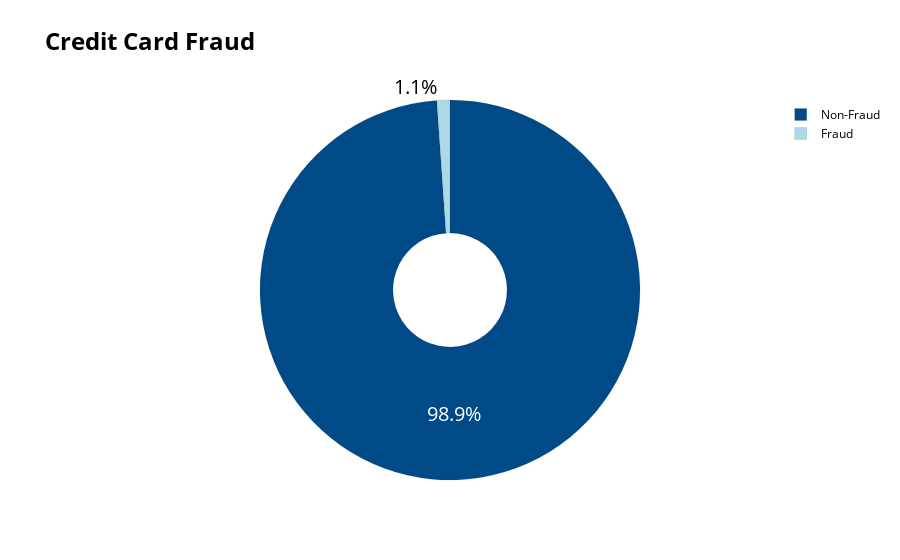

Source (notebook cell):
### Code cell
colors = ['#004B87', 'LightBlue'] 
labels = ['Non-Fraud', 'Fraud']
values = rawData['fraud_bool'].value_counts() / rawData['fraud_bool'].shape[0]
total_normal = rawData[rawData['fraud_bool'] == False].shape[0]
total_fraudulent = rawData[rawData['fraud_bool'] == True].shape[0]

fig = go.Figure(data=[go.Pie(labels=labels, values=values, hole=.3)])
fig.update_traces(hoverinfo='label+percent', textinfo='percent', textfont_size=20,
                  marker=dict(colors=colors, line=dict(color='black', width=0.1)))

fig.update_layout(
    title_text='<b>Credit Card Fraud</b>',
    title_font_color='black',
    title_font=dict(size=24),
    legend_title_font_color='black',
    paper_bgcolor='white',  # Background color
    plot_bgcolor='white',   # Plot background color
    font_color='black',
)

fig.show()

### Figure 1 — Plotly figure (JSON) as saved in the notebook; plotly's stock layout.template omitted (floating-point values rounded to 4 significant figures)
{"data": [{"hole": 0.3, "hoverinfo": "label+percent", "labels": ["Non-Fraud", "Fraud"], "marker": {"colors": ["#004B87", "LightBlue"], "line": {"color": "black", "width": 0.1}}, "textfont": {"size": 20}, "textinfo": "percent", "type": "pie", "values": [0.989, 0.01103]}], "layout": {"font": {"color": "black"}, "legend": {"title": {"font": {"color": "black"}}}, "paper_bgcolor": "white", "plot_bgcolor": "white", "title": {"font": {"color": "black", "size": 24}, "text": "<b>Credit Card Fraud</b>"}}}
